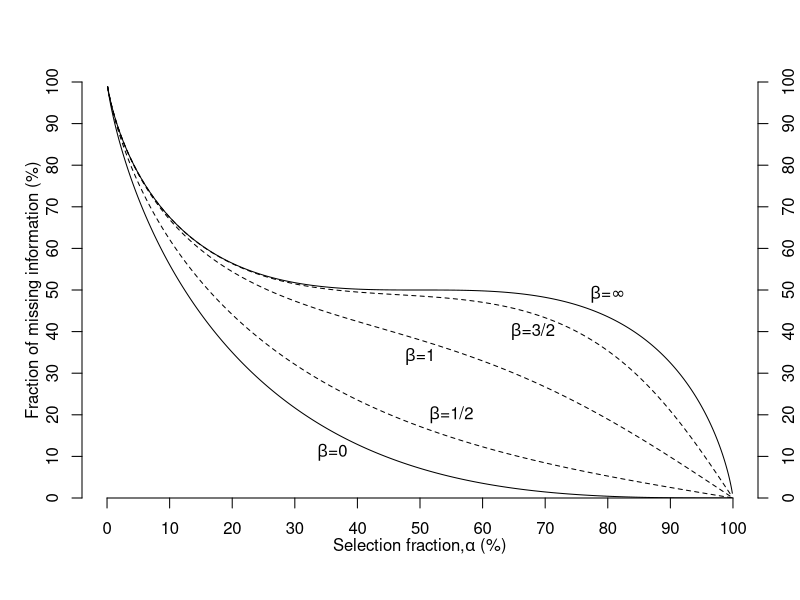

Recreate this plot in R.
########################################################
#          Figure 8
########################################################

# function for missing information for first QTL as a function of the
# phenotype y, and the effect of the second QTL, b

H <- function(y,b){
Im <- (y^2+b^2) - 2*b*y*tanh(b*y)
Im
}

# cdf of a mixture of normal distributions with means, mm, standard
# deviations, ss, mixture proportion, alpha, at the point, x; we can
# subtract a number, level, from it (this is for equation solving)

pmixnorm <- function(x,mm=c(0,0),ss=c(1,1),alpha=0.5,level=0)
{
  alpha * pnorm(x,mm[1],ss[1]) + (1-alpha) * pnorm(x,mm[2],ss[2]) - level
}

# density of mixture of normal distributions

dmixnorm <- function(x,mm=c(0,0),ss=c(1,1),alpha=0.5)
{
  alpha * dnorm(x,mm[1],ss[1]) + (1-alpha) * dnorm(x,mm[2],ss[2]) 
}

# quantiles of mixture of normal distributions

qmixnorm <- function(q,mm=c(0,0),ss=c(1,1),alpha=0.5)
  {
    limit <- uniroot(pmixnorm,interval=c(mm[1]-5,mm[2]+5),mm=mm,
                     level=q)$root
    limit
  }

# function to be integrated which is the product of the missing
# information function, H, and the density of the mixture of normal
# distributions, dmixnorm

f <- function(y,b)
  {
    Im <- H(y,b)
    Im * dmixnorm(y,mm=c(-b,b))
  }

# information as a function of the selection fraction, alpha, and the
# effect of the second QTL, b

info <- function(alpha,b)
  {
    limit <- qmixnorm(alpha/2,mm=c(-b,b))
    1-integrate(f,-abs(limit),abs(limit),b=b)$value
  }


# make figure

# make the selection fractions
alpha <- seq(1:999)/1000

# initialize the information vectors
i0 <- alpha
i0.5 <- alpha
i1 <- alpha
i1.5 <- alpha
i2 <- alpha
i4 <- alpha
i8 <- alpha
i10 <- alpha

# calculate the information functions
for( i in 1:999 )
  {
    i0[i] <- info(alpha[i],b=0)
    i0.5[i] <- info(alpha[i],b=0.5)
    i1[i] <- info(alpha[i],b=1)
    i1.5[i] <- info(alpha[i],b=1.5)    
    i2[i] <- info(alpha[i],b=2)
    i4[i] <- info(alpha[i],b=4)
    i8[i] <- info(alpha[i],b=8)
    i10[i] <- info(alpha[i],b=10)    
  }

plot(100*alpha,100*(1-i0),type="n",xlab="",ylab="",ylim=c(0,100),
     xlim=c(0,100),axes=F,yaxs="i")
lines(100*alpha,100*(1-i0))
lines(100*alpha,100*(1-i0.5),lty=2)
lines(100*alpha,100*(1-i1),lty=2)
lines(100*alpha,100*(1-i1.5),lty=2)
lines(100*alpha,100*(1-i8))
byten <- seq(0,100,by=10)
axis(1,at=byten,labels=as.character(byten))
axis(2,at=byten,labels=as.character(byten))
axis(4,at=byten,labels=as.character(byten))

mtext("Fraction of missing information (%)",side=2,line=2)
mtext(expression(paste("Selection fraction,",alpha," (%)")),side=1,line=2)
text(80,49,expression(paste(beta,"=",infinity)))
#text(70,47,expression(paste(beta,"=2")))
text(68,40,expression(paste(beta,"=3/2")))
text(50,34,expression(paste(beta,"=1")))
text(55,20,expression(paste(beta,"=1/2")))
text(36,11,expression(paste(beta,"=0")))
#dev.copy2eps(file="2qtl.eps")

